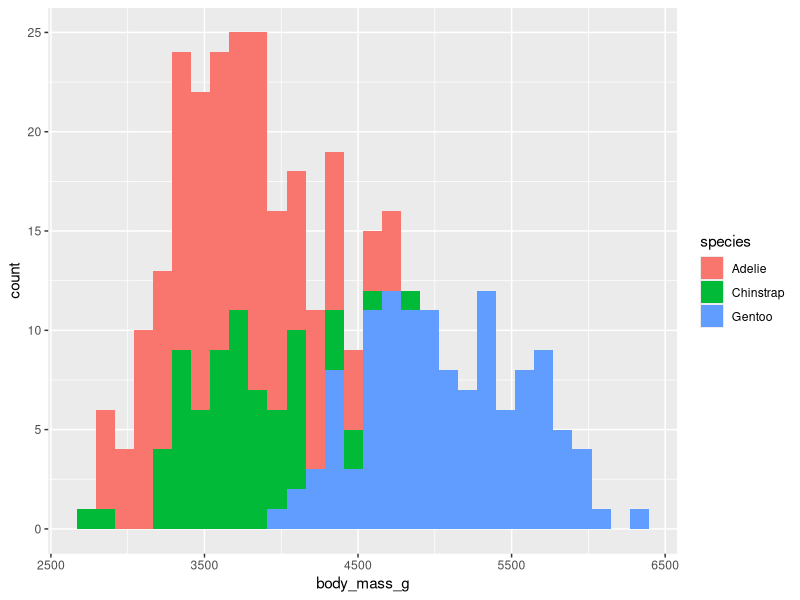
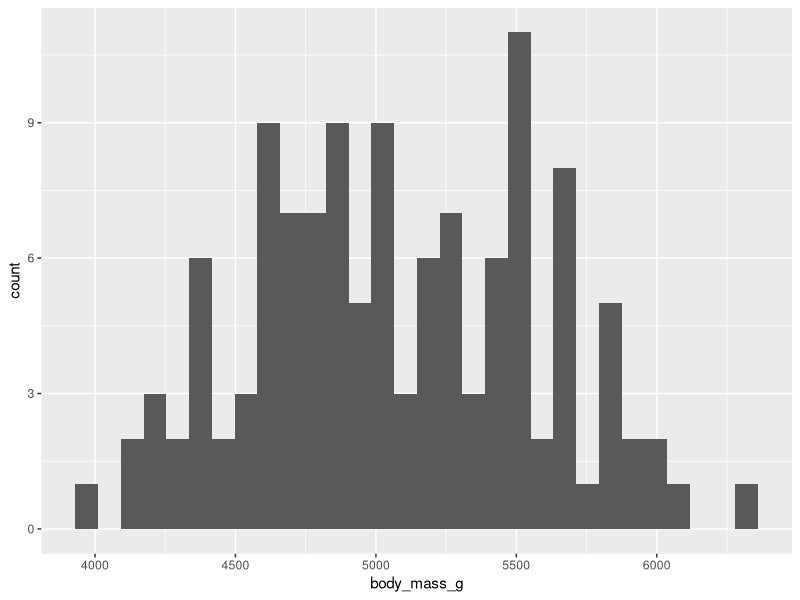
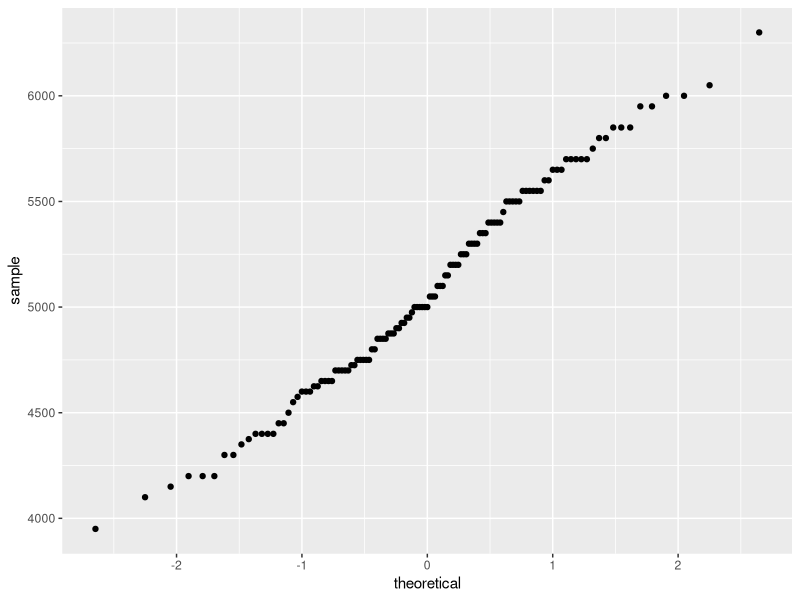
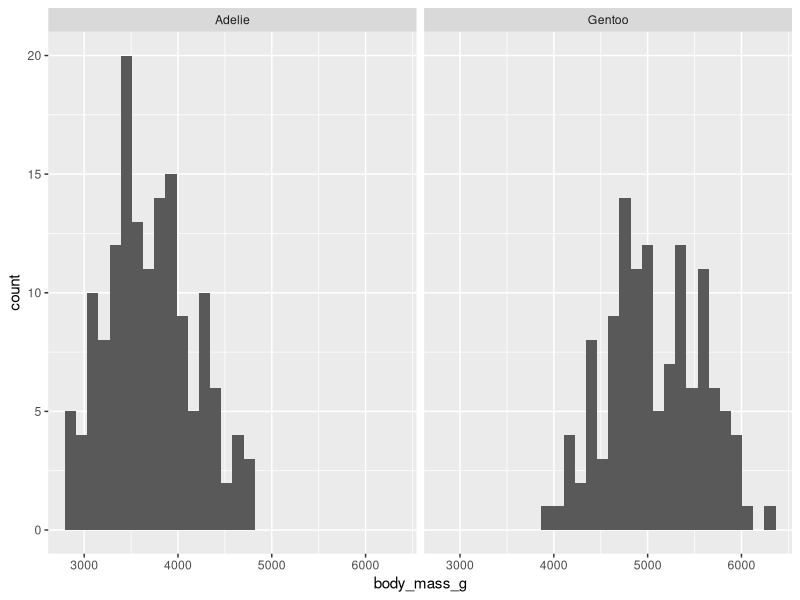
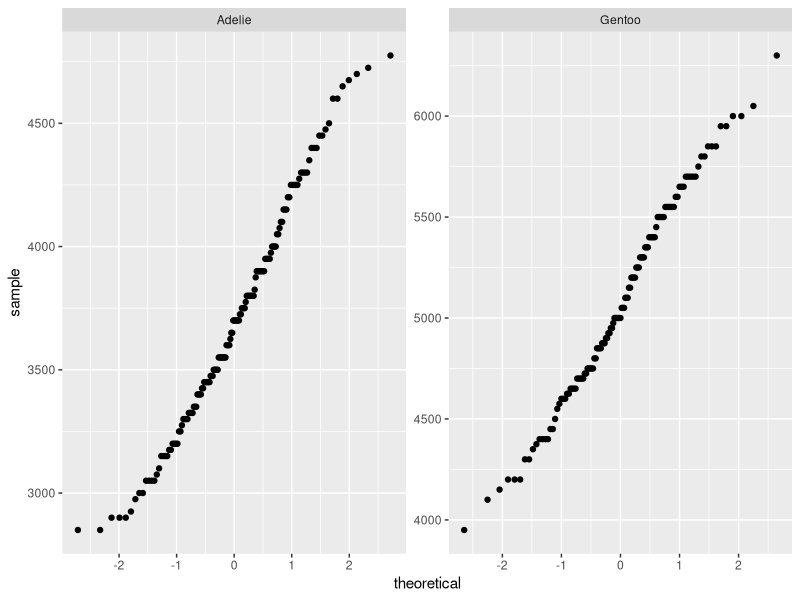

These charts were generated, in order, by the following R code:
## ---- chunk 1
#| include: false
knitr::opts_chunk$set(fig.width=6, fig.asp = 0.618, collapse=TRUE) 
## ---- chunk 2
library(palmerpenguins)
library(rstatix) # for levene_test() and t_test()
library(knitr)  # prints pretty tables with RMarkdown
library(tidyverse)
## ---- chunk 3
# Two great functions for looking at the first few rows of your variables:
head(penguins)
glimpse(penguins)

# Summary statistics. Note # of observations and NAs
summary(penguins)

ggplot(data=penguins) +
  geom_histogram(aes(x=body_mass_g, fill=species))
## ---- chunk 4
# Separate just the Gentoo from all the penguin data
gentoo = penguins %>% 
  filter(species=="Gentoo") 

# Calculate the mean and standard deviation Gentoo body mass in our data (sometimes base R is more sensible than dplyr)
mean(gentoo$body_mass_g, na.rm=TRUE)
sd(gentoo$body_mass_g, na.rm=TRUE)
## ---- chunk 5
# Quickly visualize the body mass data
ggplot(data=gentoo) +
  geom_histogram(aes(x=body_mass_g))
## ---- chunk 6
# Check normality assumption with a qqplot:
ggplot(gentoo) +
  stat_qq(aes(sample=body_mass_g))
## ---- chunk 7
t.test(gentoo$body_mass_g, mu = 5500) # Base R

t_test_results = gentoo %>% t_test(body_mass_g ~ 1, mu = 5500) # pipe-friendly version from rstatix
kable(t_test_results) # prints results nicely with RMarkdown
## ---- chunk 8
# Simplify the dataset to what we need
data_for_t_test = penguins %>%
  dplyr::filter(species %in% c("Gentoo", "Adelie"),
         !is.na(body_mass_g)) %>%
  select(species, body_mass_g) %>%
  droplevels() # removes "Chinstrap" level from the species factor / categorical variable

summary(data_for_t_test)

# Calculate summary stats
data_for_t_test %>%
  group_by(species) %>%
  summarize(mean=mean(body_mass_g), sd=sd(body_mass_g))

# Plot a quick histogram:
ggplot(aes(x=body_mass_g), data=data_for_t_test) +
  geom_histogram() +
  facet_wrap(~species)

# Check normality assumption with a qqplot:
ggplot(data_for_t_test) +
  stat_qq(aes(sample=body_mass_g)) +
  facet_wrap(~species, scales="free")

# Check equality of variances; Levene's test null hypothesis: variances are equal
# levene_test() comes from the rstatix package
data_for_t_test %>% levene_test(body_mass_g ~ species) # if p<0.05, variances are NOT equal
## ---- chunk 9
# Base R version:
t_results = t.test(data_for_t_test$body_mass_g ~ data_for_t_test$species)
t_results
class(t_results)
summary(t_results)
t_results$statistic
t_results$p.value

# dplyr-friendly version:
data_for_t_test %>% 
  t_test(body_mass_g ~ species) # var.equal = T yields Student's t-test
